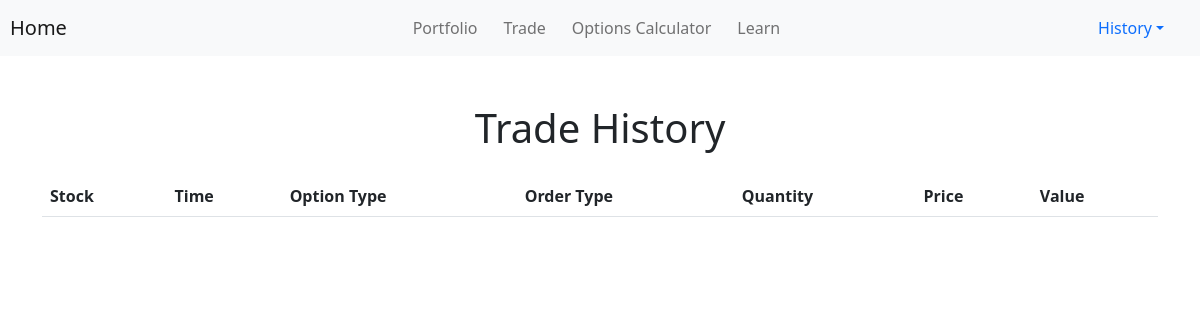
The page /trade_history (signed in) on the database as committed earlier.
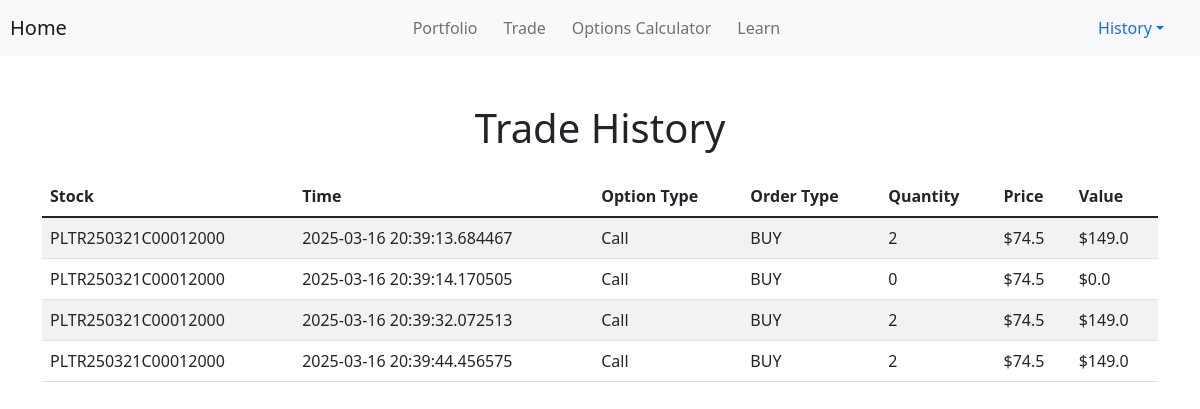
The same page on the database as committed later.
### models.py (models this page shows)
class Trade(db.Model):
    id = db.Column(db.Integer, primary_key=True) #unique trade ID (primary key)
    buyer_id = db.Column(db.Integer, db.ForeignKey('user.id')) #foreign key linking to buyer ('User')
    seller_id = db.Column(db.Integer, db.ForeignKey('user.id')) #foreign key linking to seller ('User')
    stock_name = db.Column(db.String, nullable=False) #ticker symbol of stock
    option_type = db.Column(db.String(4), nullable=False) #type of option: 'call' or 'put'
    price = db.Column(db.Float, nullable=False) #price at which trade was executed
    quantity = db.Column(db.Integer, nullable=False) #number of contracts traded
    timestamp = db.Column(db.DateTime, default=datetime.now()) #time when trade was executed

### routes.py (the view)
@routes.route('/trade_history', methods=['GET', 'POST'])
def trade_history():
    if not current_user.is_authenticated:
        return 'OK'
    trades = Trade.query.filter(or_(Trade.buyer_id==current_user.id,Trade.seller_id==current_user.id)).all()
    for trade in trades:
        trade.order_type = "BUY" if trade.buyer_id == current_user.id else "SELL"
        trade.value = trade.quantity * trade.price
    return render_template('trade_history.html', trades=trades)

### run.py (called while the page is built)
@login_manager.user_loader
def load_user(user_id):
    return User.query.get(int(user_id))

### templates/trade_history.html (shortened to what this page needs)
<!DOCTYPE html>
<html lang="en">
<head>
    <link href="https://cdn.jsdelivr.net/npm/bootstrap@5.1.3/dist/css/bootstrap.min.css" rel="stylesheet">
</head>
<body>
        <nav class="navbar navbar-expand-lg navbar-light bg-light">
            <a class="navbar-brand" href="/">Home</a>
            <div class="collapse navbar-collapse justify-content-center">
                <ul class="navbar-nav center-nav">
                    <li class="nav-item"><a class="nav-link" href="/portfolio">Portfolio</a></li>
                    <li class="nav-item"><a class="nav-link" href="/trade">Trade</a></li>
                    <li class="nav-item"><a class="nav-link" href="/mc_greeks">Options Calculator</a></li>
                    <li class="nav-item"><a class="nav-link" href="/learn">Learn</a></li>
                </ul>
            </div>
            <div class="dropdown history-dropdown">
                <a class="nav-link dropdown-toggle" href="#" id="historyDropdown">History</a>
            </div>
        </nav>
    <div class="container mt-5">
        <div class="center-text">
            <h1>Trade History</h1>
        </div>
        <table class="table table-striped mt-4">
            <thead>
                <tr>
                    <th>Stock</th>
                    <th>Time</th>
                    <th>Option Type</th>
                    <th>Order Type</th>
                    <th>Quantity</th>
                    <th>Price</th>
                    <th>Value</th>
                </tr>
            </thead>
            <tbody>
                {% for trade in trades %}
                    <tr>
                        <td>{{ trade.stock_name }}</td>
                        <td>{{ trade.timestamp }}</td>
                        <td>{{ trade.option_type }}</td>
                        <td>{{ trade.order_type }}</td>
                        <td>{{ trade.quantity }}</td>
                        <td>${{ trade.price }}</td>
                        <td>${{ trade.value }}</td>
                    </tr>
                {% endfor %}
            </tbody>
        </table>
    </div>
</body>
</html>

### templates/trade_history.html (style rules this page uses)
.navbar-brand { margin-left: 10px; }
.navbar-nav.center-nav { margin: auto; text-align: center; display: flex; justify-content: center; gap: 10px; transform: translateX(-45px); }
.history-dropdown { position: absolute; right: 20px; }
.center-text { text-align: center; margin-top: 40px; }

Rows that differ between the two databases and show on the page:
added Trade: stock_name "PLTR250321C00012000", timestamp "2025-03-16 20:39:13.684467", option_type "Call", order_type "BUY", quantity "2", price "74.5", value "149.0"
added Trade: stock_name "PLTR250321C00012000", timestamp "2025-03-16 20:39:14.170505", option_type "Call", order_type "BUY", quantity "0", price "74.5", value "0.0"
added Trade: stock_name "PLTR250321C00012000", timestamp "2025-03-16 20:39:32.072513", option_type "Call", order_type "BUY", quantity "2", price "74.5", value "149.0"
added Trade: stock_name "PLTR250321C00012000", timestamp "2025-03-16 20:39:44.456575", option_type "Call", order_type "BUY", quantity "2", price "74.5", value "149.0"
